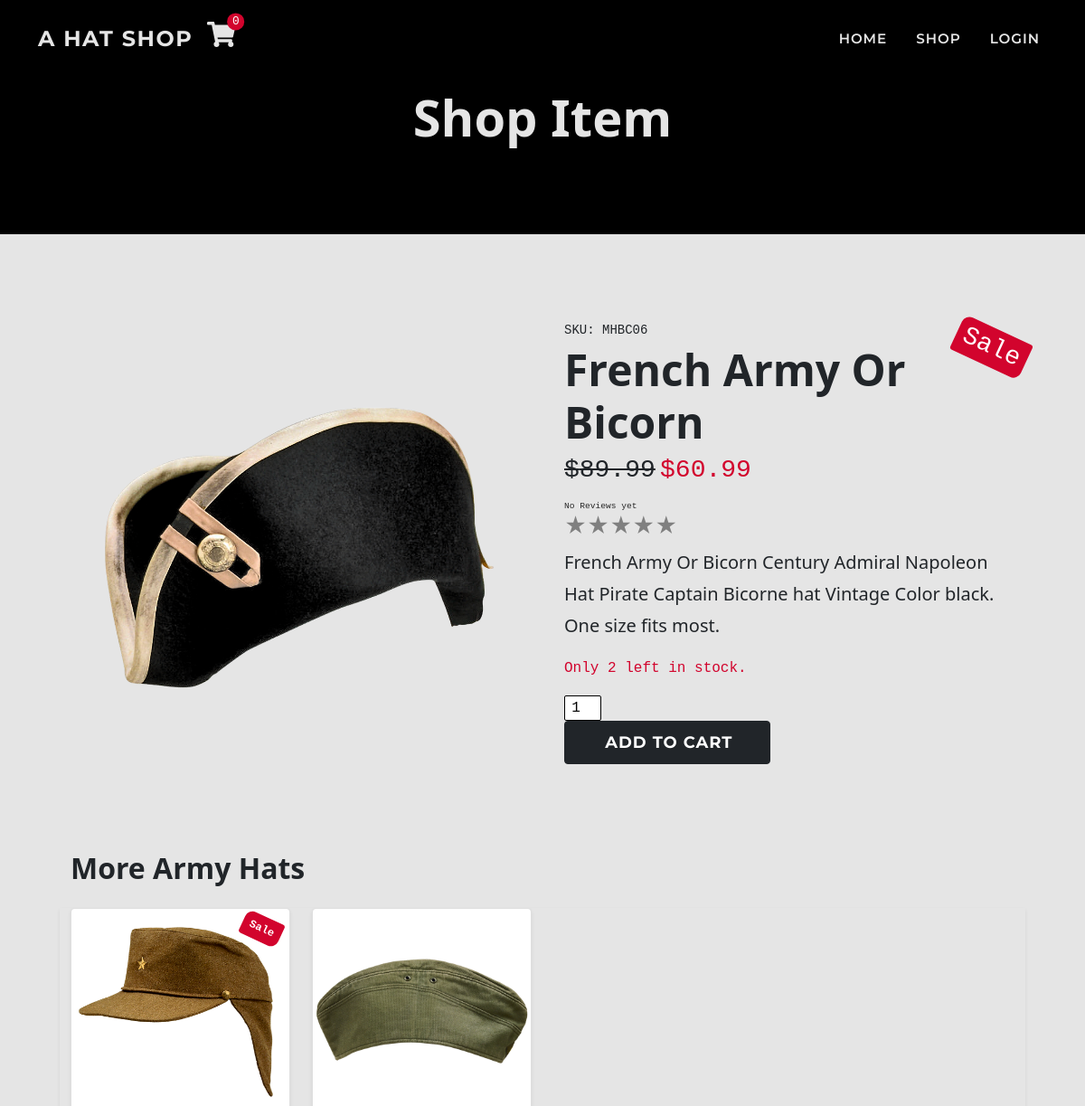
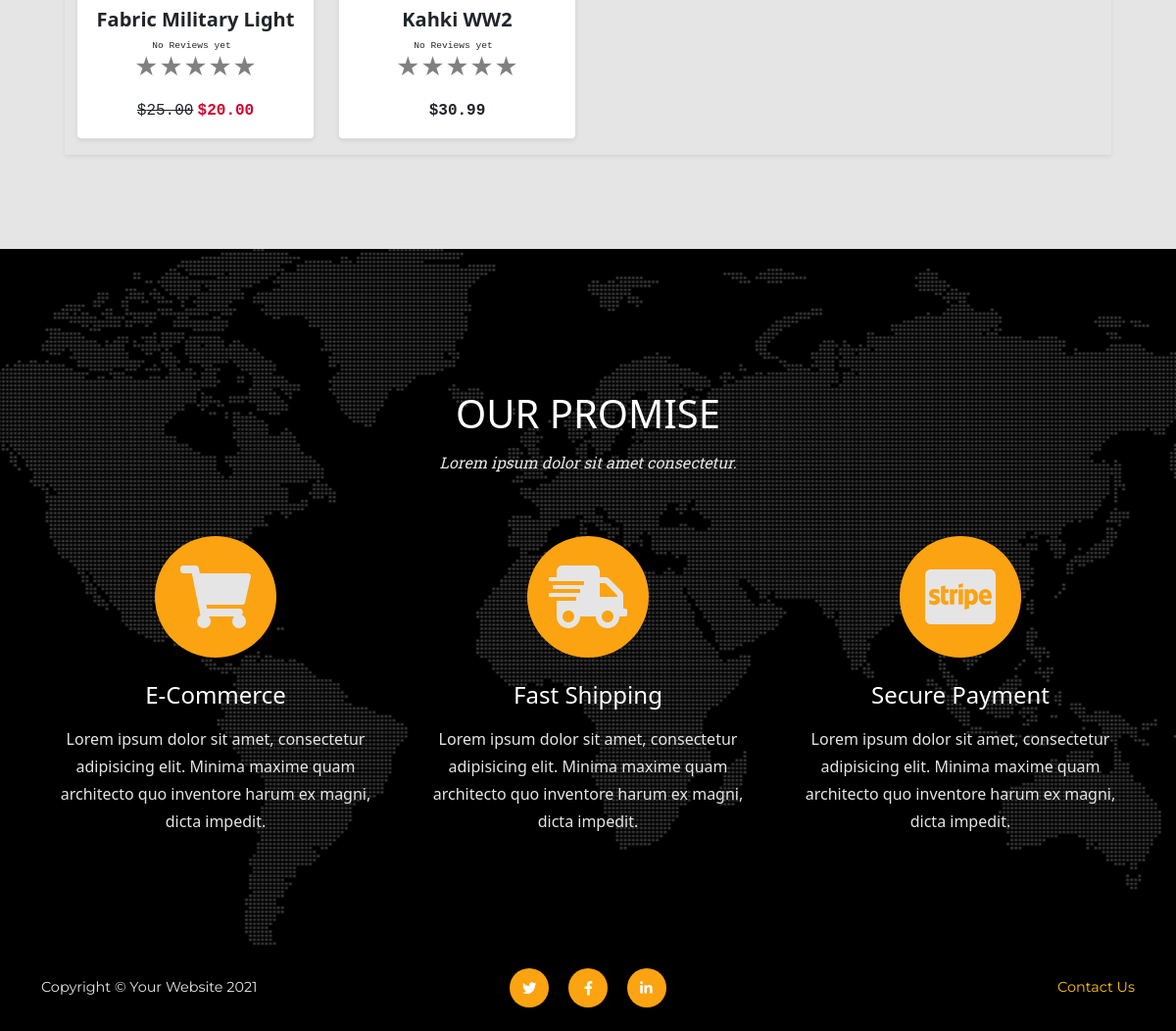
The app's page /shop/details/7/ with its own data (2 pictures, top to bottom).
### shop/models.py (models this page shows, shortened)
class Product(models.Model):
    sku = models.CharField(max_length=60)
    category = models.ForeignKey(
        'Category', null=True, blank=True,
        on_delete=models.SET_NULL)
    style = models.CharField(max_length=60)
    color = models.CharField(max_length=60)
    name = models.CharField(max_length=60)
    description = models.TextField(max_length=250)
    price = models.DecimalField(
        max_digits=6, decimal_places=2)
    image = models.ImageField(null=True, blank=True)
    sale = models.BooleanField(default=False)
    sale_price = models.DecimalField(
        max_digits=6, decimal_places=2,
        null=True, blank=True)
    item_count = models.IntegerField(
        blank=False, null=False, default=0)
    rating = models.DecimalField(
        max_digits=6, decimal_places=2,
        null=True, blank=True)
    rating_counter = models.PositiveSmallIntegerField(default=0)

### shop/views.py (the view)
# urls.py: path('details/<item_id>/', views.shop_item, name='shop_item'),
def shop_item(request, item_id):
    cart = request.session.get('cart', {})
    item = get_object_or_404(Product, pk=item_id)
    availability = item.item_count
    if item_id in list(cart.keys()):
        availability = item.item_count - cart[item_id]
    related = Product.objects.filter(style=item.style).order_by('-id')
    context = {
        'item': item,
        'related': related,
        'availability': availability,
    }
    return render(request, 'shop/shop_item.html', context)

### cart/contexts.py (called while the page is built, shortened)
def cart_contents(request):
    cart_items = []
    total = 0
    before = 0
    item_count = 0
    availability = 0
    cart = request.session.get('cart', {})
    if total < 50:
        delivery = total * Decimal(10 / 100)
        free_deivery = 50 * total
    else:
        delivery = 0
        free_deivery = 0
    delivery = round(delivery, 2)
    grand_total = delivery + total
    grand_total = round(grand_total, 2)
    context = {
        'cart_items': cart_items,
        'total': total,
        'before': before,
        'item_count': item_count,
        'delivery': delivery,
        'free_deivery': free_deivery,
        'deivery_treshold': 10,
        'grand_total': grand_total,
    }
    return context

### reviews/contexts.py (called while the page is built)
def review_context(request):
    review_items = ProductReview.objects.all()
    context = {
        'review_items': review_items,
    }
    return context

### support/contexts.py (called while the page is built, shortened)
def message_context(request):
    unread_messages_count = 0
    user_messages = None
    all_messages = Message.objects.all()
    context = {
        'unread_messages_count': unread_messages_count,
        'user_messages': user_messages,
    }
    return context

### shop/templates/shop/shop_item.html (shortened to what this page needs)
{% extends 'base.html' %}
{% load static %}
{% load thumbnail %}
{% block page_header %}
<header class="bg-black py-5">
    <div class="container px-4 px-lg-5 my-5">
        <div class="text-center">
            <h1 class="display-4 fw-bolder">Shop Item</h1>
        </div>
    </div>
</header>
{% endblock %}
{% block content %}
<section class="page-section">
    <div class="container pb-5 px-4 px-lg-5">
        <div class="item row gx-4 gx-lg-5 align-items-center position-relative">
            {% if item.sale %}
            <div class="badge bg-danger text-white position-absolute w-auto" style="top: 0.5rem; right: 0.5rem">
                <h3 class="m-0 font-monospace">Sale</h3>
            </div>
            {% endif %}
            {% thumbnail item.image "500" as im %}
            <div class="col-md-6 mb-4 mb-md-0"><img class="card-img-top mb-md-0" src="{{ im.url }}"
                    alt="{{ item.name }}" />
            </div>
            {% endthumbnail %}
            <div class="col-md-6">
                <div class="small mb-1 font-monospace">SKU: {{ item.sku }}</div>
                <h1 class="display-5 fw-bolder text-capitalize">{{ item.name }}</h1>
                <div class="fs-5 mb-3">
                    {% if item.sale %}
                    <span class="text-decoration-line-through h3 font-monospace">${{ item.price }}</span>
                    <span class="text-danger h3 font-monospace">${{ item.sale_price }} </span>
                    {% else %}
                    <span class="font-monospace h3">${{ item.price }} </span>
                    {% endif %}
                </div>
                <div>{% include 'includes/stars.html' %}</div>
                <p class="lead">{{ item.description }}</p>
                {% if availability == 0 %}
                <p class="text-danger font-monospace">{{ availability }} Out of stock</p>
                {% elif availability < 5  %}
                <p class="text-danger font-monospace">
                    Only {{ availability }} left in stock.
                </p>
                {% else %}
                <p class="font-monospace">{{ availability }} items in stock</p>
                {% endif %}
                {% include 'includes/forms/add-to-cart-form.html' %}
            </div>
        </div>
    </div>
    <div class="container pt-5 px-2 px-sm-4 px-lg-5">
        <h2 class="fw-bolder mb-4 text-capitalize">More {{ item.style }} hats</h2>
        <div class="row gx-2 gx-sm-4 h-25 shadow-sm scroll-wrapper flex-nowrap ">
            {% for product in related %}
            {% if product.id != item.id %}
            {% include 'includes/shop/item-card.html' %}
            {% endif %}
            {% endfor %}
        </div>
    </div>
</section>
{% endblock %}

### reviews/templates/includes/stars.html (shortened to what this page needs)
<div class="star_container">
    {% if product.rating %}
    <div class="my-auto text-primary p-0 me-2 time font-monospace">{{ product.rating_counter }} Reviews</div>
    <a href="{% url 'all_reviews' product.id %}">
    <div class="stars h4"
        style="background-image: linear-gradient(to right, orange, orange {% widthratio product.rating 5 100 %}%, gray {% widthratio product.rating 5 100 %}%, gray 100%)">
        ★★★★★
    </div>
    </a>
    {% else %}
    <div class="my-auto time font-monospace text-primary p-0 me-2">No Reviews yet</div>
    <div class="stars h4" style="background-image: linear-gradient(to right, gray, gray)">
    </div>
    {% endif %}
</div>

### shop/templates/includes/shop/item-card.html
{% load thumbnail %}
<div class="col-6 col-sm-4 col-lg-3 mb-2 mb-sm-3">
<div class="card shadow-sm rounded-3 pt-2 h-100">
    {% if product.sale %}
    <div class="badge bg-danger p-2 text-white position-absolute p-2 font-monospace" style="top: 0.5rem; right: 0.5rem">
        Sale
    </div>
    {% endif %}
    <div class="h-100 d-flex align-items-center">
        {% thumbnail product.image "250" as im %}
        <img class="card-img-top" src="{{ im.url }}" alt="..." />
        {% endthumbnail %}
    </div>
    <a class="card-img-overlay" href="{% url 'shop_item' product.id %}">
    </a>
    <div class="card-body p-2">
        <div class="text-center align-items-end">
            <h5 class="fw-bolder text-capitalize">{{ product.name }}</h5>
            <div class="d-flex justify-content-center small text-warning mb-2">
                {% include 'includes/stars.html' %}
            </div>
            {% if product.sale %}
            <span class="text-decoration-line-through font-monospace">${{ product.price }}</span>
            <span class="text-danger font-monospace fw-bolder">${{ product.sale_price }} </span>
            {% else %}
            <span class="font-monospace fw-bolder">${{ product.price }} </span>
            {% endif %}
        </div>
    </div>
    <div class="card-footer pt-0 border-top-0 bg-transparent justify-self-end">
    </div>
</div>
</div>

### static/css/base.css (style rules this page uses)
:root { --bs-warning: #fca311; --bs-white: #ffffff; --bs-gray: #292929; --bs-light: #e5e5e5; --bs-dark: #000000; --bs-danger: #d2042d; --bs-success: #6a994e; --bs-primary: #292929; --bs-secondary: #e5e5e5; --bs-primary-rgb: 41, 41, 41; --bs-secondary-rgb: 229, 229, 229; --bs-warning-rgb: 252, 163, 17; --bs-success-rgb: 106, 153, 78; --bs-danger-rgb: 210, 4, 45; --bs-white-rgb: 255, 255, 255; --bs-light-rgb: 229, 229, 229; --bs-dark-rgb: 0, 0, 0; }
html { scroll-padding-top: 4.5rem; }
body { position: relative; overflow-x: hidden; background-color: #e5e5e5; }
p { line-height: 1.75; }
.page-section { padding: 6rem 0; }
@media (min-width: 768px) { section { padding: 9rem 0; } }
.card-body { flex: 0 1 auto; padding: 1rem 1rem; }
.cart-conteiner .badge, .item .badge, .card .badge { transform: rotate(25deg); border-radius: 9px 3px; }
.scroll-wrapper { overflow-x: hidden; overflow-y: hidden; -webkit-overflow-scrolling: touch; scroll-behavior: smooth; }
.stars { background-clip: text; -webkit-background-clip: text; -webkit-text-fill-color: transparent; color: transparent; width: fit-content; }
a { color: blue; }
header h1 { color: #e5e5e5; }
.time { font-size: .6rem; }

### records on screen
Product: sku "MHBC06", name "French Army Or Bicorn", price "89.99", sale_price "60.99", description "French Army Or Bicorn Century Admiral Napoleon Hat Pirate Captain Bicorne hat Vintage Color black. One size fits most.", style "Army"
Product: sale "Sale", shows a picture, name "Fabric Military Light", shows "No Reviews yet", price "25.00", sale_price "20.00"
Product: shows a picture, name "Kahki WW2", shows "No Reviews yet", price "30.99"

### other values on screen
{{ item_count }} "0"
{{ availability }} "2"
